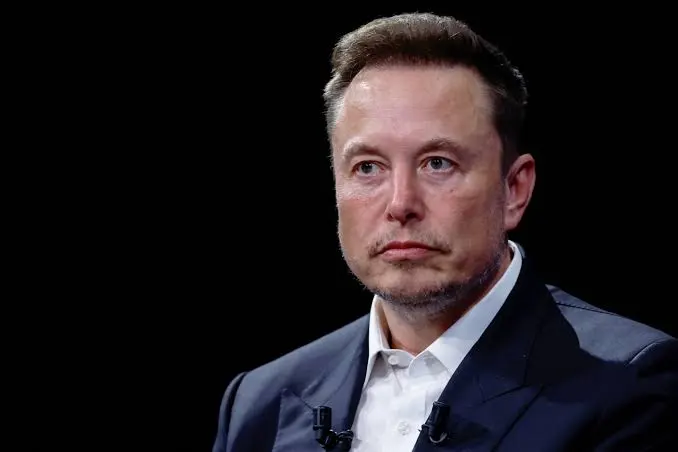
#> input picture images/images.webp, 678 x 452 px, found by its file name
$ python verify_discrimination.py
#> lines starting #> are read from the running program, lines starting #| are printed output that depends on the picture
"""Fused-hash discrimination proof: the judge must accept derivatives of the
same image and reject unrelated ones — the whole point of being TinEye-like
but powerful (Google's face limits are irrelevant; OUR hashes decide)."""

from __future__ import annotations

import io
from pathlib import Path

import httpx
from PIL import Image, ImageDraw, ImageEnhance

BASE = "http://127.0.0.1:8010"
SRC = Path("images/images.webp")  # Elon webp — already indexed


def search(name: str, raw: bytes) -> dict:
    resp = httpx.post(
        BASE + "/v1/search",
        files={"file": (name, raw, "image/jpeg")},
        data={"mode": "best", "num_results": "4", "include_web": "false"},
        timeout=90,
    )
    return resp.json()


def main() -> None:
    src = Image.open(SRC).convert("RGB")
#> src is the input picture: PIL image 678x452 RGB; mean R, G, B 33.6, 28.6, 31.8

    # 1) re-encode + slight brightness shift + tiny crop — a "derivative copy"
    der = src.resize((int(src.width * 0.92), int(src.height * 0.92)))
    der = ImageEnhance.Brightness(der).enhance(1.08)
    buf = io.BytesIO()
    der.save(buf, "JPEG", quality=62)
    derivative = buf.getvalue()

    # 2) watermark overlay (like a stolen repost with a site's logo)
    wm = src.copy()
    d = ImageDraw.Draw(wm)
    d.rectangle([0, 0, 140, 26], fill=(255, 255, 255))
    d.text((6, 4), "STOLEN-FROM-SITE", fill=(220, 0, 0))
    buf = io.BytesIO()
    wm.save(buf, "JPEG", quality=80)
    watermarked = buf.getvalue()

    # 3) a totally different image — random noise photo
    diff = Image.new("RGB", (200, 200), (250, 210, 90))
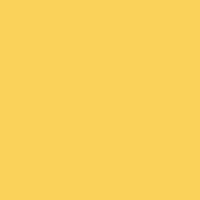
#> diff: PIL image 200x200 RGB; mean R, G, B 250, 210, 90
    d2 = ImageDraw.Draw(diff)
    for _ in range(40):
        import random

        x0, y0 = random.randint(0, 190), random.randint(0, 190)
        x1, y1 = random.randint(0, 190), random.randint(0, 190)
        d2.rectangle([min(x0, x1), min(y0, y1), max(x0, x1), max(y0, y1)], fill=(random.randint(0, 255), random.randint(0, 255), random.randint(0, 255)))
    buf = io.BytesIO()
    diff.save(buf, "JPEG", quality=85)
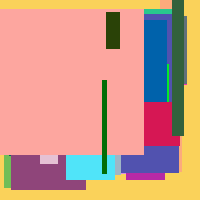
#> diff: PIL image 200x200 RGB; mean R, G, B 203.3, 154.3, 136.9
    unrelated = buf.getvalue()

    print("=" * 70)
    print("FUSED-HASH JUDGE — derivatives accepted, unrelated rejected")
    print("=" * 70)
    for name, raw, expect_match in [
        ("derivative-copy.jpg", derivative, True),
        ("watermarked.jpg", watermarked, True),
        ("unrelated.jpg", unrelated, False),
    ]:
        d = search(name, raw)
        verdict = "MATCH" if d["found"] else "NO MATCH"
        ok = "OK " if d["found"] == expect_match else "FAIL"
        print(f"\n[{ok}] {name:22} -> found={d['found']} verdict={verdict} (expected {'MATCH' if expect_match else 'NO MATCH'})")
        for r in d["results"][:3]:
            print(f"      [{r['match_type']:>9}] score={r['score']:.3f} hamming={r['hamming']} {r['url'][:60]}")


if __name__ == "__main__":
    main()
#> (the call stopped at in search, `resp = httpx.post( BASE + "/v1/search", files={"file": (name, raw, "im..`: httpx is not available in this run)

$ run again, with images/726002745_1391225456545660_7750183954756539772_n.jpg saved as images/images.webp
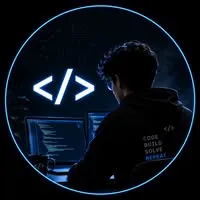
#> input picture images/726002745_1391225456545660_7750183954756539772_n.jpg, 200 x 200 px, found by its file name
#> in main, src is the input picture: PIL image 200x200 RGB; mean R, G, B 10, 17, 26.4
#> in main, `der = src.resize((int(src.width * 0.92), int(src.height * 0.92)))`:
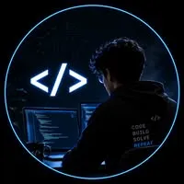
#> der: PIL image 184x184 RGB; mean R, G, B 10.2, 17, 26.4
#> in main, `wm.save(buf, "JPEG", quality=80)`:
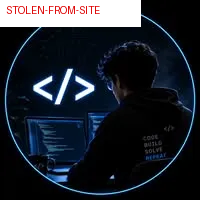
#> wm: PIL image 200x200 RGB; mean R, G, B 33.5, 38.8, 47.7
